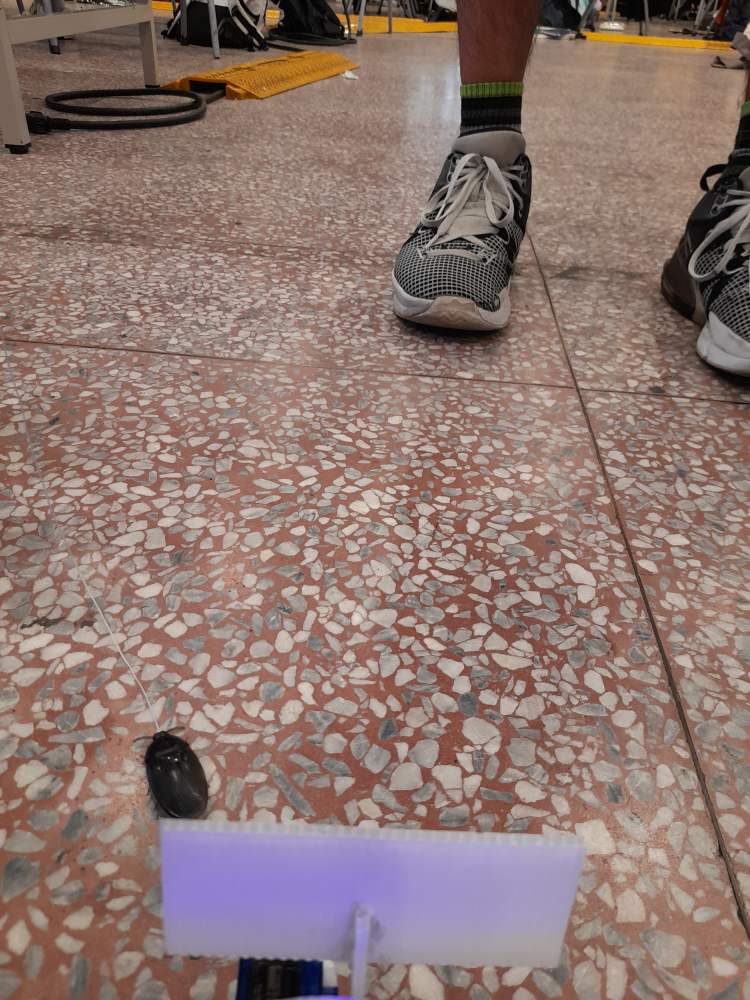
#> input picture data_imgs/pos/img10.jpg, 3000 x 4000 px, given in place of img10.jpg.jpg, which was not available (shown at 1/4 size)
$ python ellipse.py ../data_imgs/pos/img10.jpg
#> lines starting #> are read from the running program, lines starting #| are printed output that depends on the picture; after the words box and inside, x2 and y2 are one past the last pixel; in counts of white or black regions, pixels touching at a corner belong together; pictures that were not available may be replaced by others from this repository, and a replacement may not be noted
### recognizer_py/utils.py
import os
import sys
import cv2
import numpy as np
import matplotlib.pyplot as plt


def brown_filter(img_path, resize_to):
    image = cv2.imread(img_path)
    if image is None:
        raise FileNotFoundError(f"Failed to read image: {img_path}")
    image = cv2.resize(image, resize_to)

    hsv = cv2.cvtColor(image, cv2.COLOR_BGR2HSV)
    # lower_blue = np.array([90, 50, 50])
    # upper_blue = np.array([130, 255, 255])

    lower_brown = np.array([5, 0, 0])
    upper_brown = np.array([70, 255, 60])

    mask = cv2.inRange(hsv, lower_brown, upper_brown)
    result = cv2.bitwise_and(image, image, mask=mask)

    # save img
    cv2.imwrite('brown_filter_result.png', mask)
    return mask


# [12 lines that do not run on import are left out]

### recognizer_py/ellipse.py
import sys
import cv2
import numpy as np
import matplotlib.pyplot as plt
import utils

def find_ellipse(img_path, resize_to):
#> called with resize_to = (256, 512)
    image = cv2.imread(img_path)
#> image is the input picture: shape (4000, 3000, 3); mean B, G, R 112.4, 119.1, 141.4
    if image is None:
        raise FileNotFoundError(f"Failed to read image: {img_path}")
    image = cv2.resize(image, resize_to)
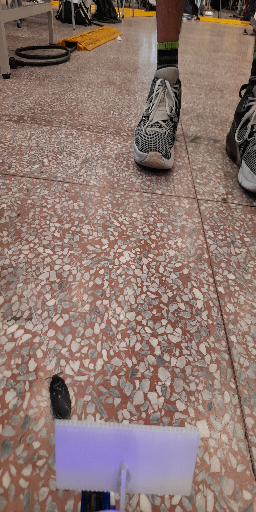
#> image: shape (512, 256, 3); mean B, G, R 112.2, 118.9, 141.2

    brown_mask = utils.brown_filter(img_path, resize_to=resize_to)
#> in brown_filter, `hsv = cv2.cvtColor(image, cv2.COLOR_BGR2HSV)`: hsv: shape (512, 256, 3); mean H, S, V 21.3, 64.1, 143.9
#> in brown_filter, `mask = cv2.inRange(hsv, lower_brown, upper_brown)`:
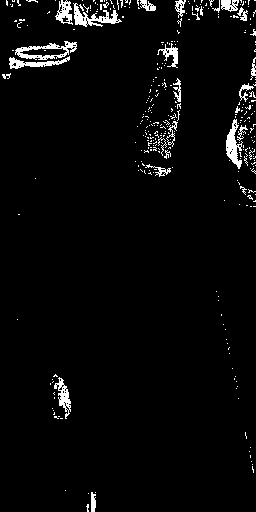
#> mask: shape (512, 256); 3.4% white; 331 white regions (305 under 20 px), largest, box (x1, y1, x2, y2) and area: (15, 41, 77, 60) 455, (73, 3, 122, 27) 436, (226, 119, 243, 169) 393
#> in brown_filter, `result = cv2.bitwise_and(image, image, mask=mask)`:
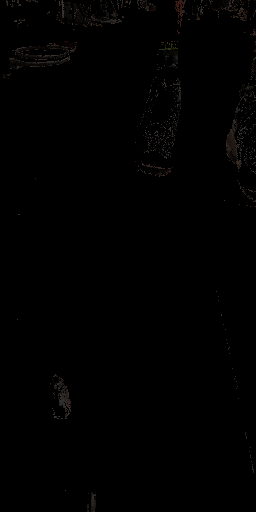
#> result: shape (512, 256, 3); mean B, G, R 0.7, 0.8, 1

    # Apply Gaussian blur
    blurred = cv2.GaussianBlur(brown_mask, (5, 5), 0)
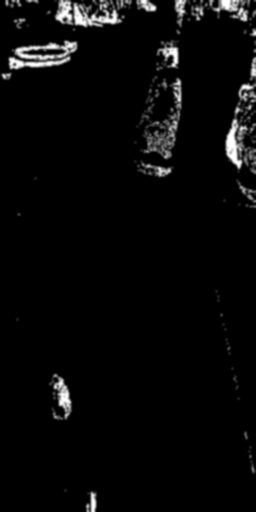
#> blurred: shape (512, 256); min 0, max 255, mean 8.8
    plt.imshow(cv2.cvtColor(blurred, cv2.COLOR_BGR2RGB))
    plt.axis('off')
    plt.show()

    # Edge detection
    edges = cv2.Canny(blurred, 50, 150)
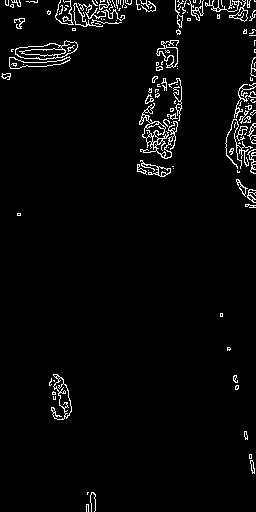
#> edges: shape (512, 256); 3.3% white in thin lines or dots

    # Find contours
    contours, _ = cv2.findContours(edges, cv2.RETR_EXTERNAL, cv2.CHAIN_APPROX_SIMPLE)
#> contours = 135 contours, 110 with area under 20; largest, box (x1, y1, x2, y2) and area: (15, 40, 78, 60) 728, (139, 103, 178, 159) 554, (51, 374, 72, 420) 373, (9, 56, 71, 69) 301, (156, 40, 179, 68) 234

    largest_ellipse = None
    max_area = 0

    for contour in contours:
        if len(contour) >= 5:  # fitEllipse requires at least 5 points
            ellipse = cv2.fitEllipse(contour)
            (center, axes, angle) = ellipse
            area = np.pi * (axes[0]/2) * (axes[1]/2)  # approximate ellipse area
            # if area > max_area:
            #     max_area = area
            #     largest_ellipse = ellipse
            if (area > 300 and area < 1500):
                if (axes[0] > 30 or axes[1] > 30):
                    continue
                if (center[0] < (image.shape[0] * 3 / 10)):
                    continue
                if (center[0] > (image.shape[0] * 8.5 / 10)):
                    continue
                # cv2.ellipse(image, ellipse, (0, 255, 0), 2)
                if (area > max_area):
                    max_area = area
                    largest_ellipse = ellipse
#> this loop made 135 passes
#> (center, axes, angle, area) on passes 1, 2, 4, 6, 12, 13, 17, 18, 19, 24, 25, 26: ((87, 507.7), (3.28, 8.25), 0, 21.3), ((92.71, 501.9), (5.45, 21.6), 177.7, 92.4), ((252, 466.3), (3.5, 14.35), 171.2, 39.4), ((245.4, 434.8), (3.13, 9.54), 170.8, 23.41), ((235.1, 378.6), (4.3, 7.73), 167.9, 26.09), ((59.87, 399.7), (19.99, 41.19), 175.4, 646.5), ((249.7, 205.5), (2.88, 11.84), 96.62, 26.75), ((251.5, 195.3), (7.88, 12.92), 169.6, 79.95), ((242.4, 188.1), (6.2, 18.11), 146.6, 88.22), ((141.2, 169.2), (6.72, 11.41), 134.8, 60.2), ((154.2, 168.6), (10.67, 29.91), 107.8, 250.6), ((251.7, 160.3), (8.18, 22.14), 178.3, 142.2)
#> (angle, area, max_area, largest_ellipse) on pass 75: (115.1, 466, 466, ((170.7, 53.15), (24.11, 24.61), 115.1))
#> after the loop, max_area = 466

    if largest_ellipse is not None:
        cv2.ellipse(image, largest_ellipse, (0, 255, 0), 2)
    else:
        print("No valid ellipse found.")

    plt.imshow(cv2.cvtColor(image, cv2.COLOR_BGR2RGB))
    plt.axis('off')
    plt.show()
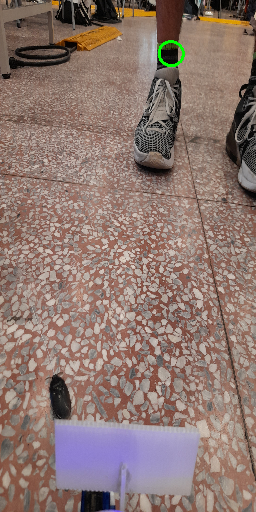
#> shown: shape (512, 256, 3); mean R, G, B 141.1, 119.2, 112.1

if __name__ == "__main__":
    if len(sys.argv) != 2:
        print("[ERROR] Please provide the filename (without extension) of the test image in data_imgs/pos/")
        sys.exit(1)

    HOG_SIZE = (256, 512)
    POS_DIR = 'data_imgs/pos'
    NEG_DIR = 'data_imgs/neg'
    MODEL_PATH = 'hog_color_svm.pkl'
    TEST_IMAGE = f"data_imgs/pos/{sys.argv[1]}.jpg"

    find_ellipse(TEST_IMAGE, resize_to=HOG_SIZE)

$ run again, on data_imgs/pos/img14.jpg
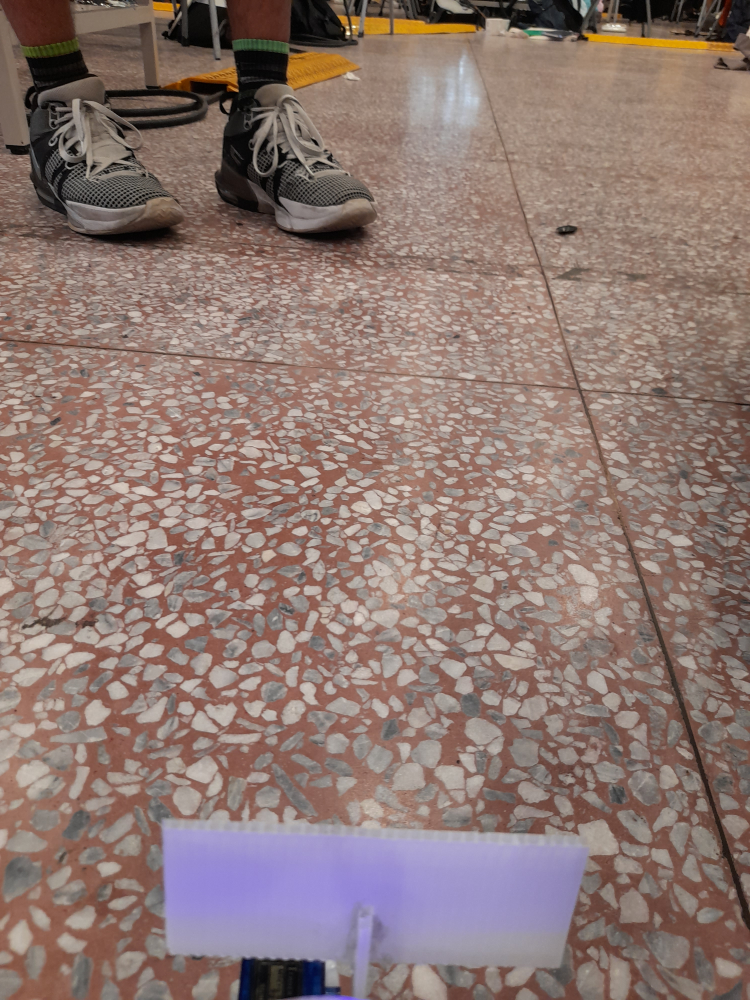
#> input picture data_imgs/pos/img14.jpg, 3000 x 4000 px, given in place of img14.jpg.jpg, which was not available (shown at 1/4 size)
#> in find_ellipse, image is the input picture: shape (4000, 3000, 3); mean B, G, R 114.6, 120.5, 141.6
#> image: shape (512, 256, 3)
#> hsv: shape (512, 256, 3); mean H, S, V 20.8, 61.5, 144.4
#> in brown_filter, `mask = cv2.inRange(hsv, lower_brown, upper_brown)`:
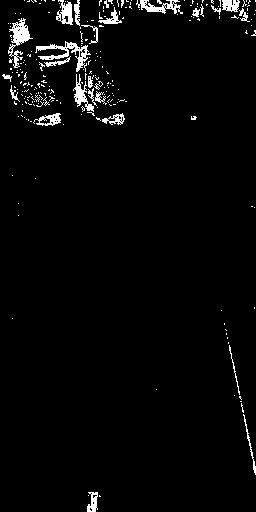
#> mask: shape (512, 256); 3.1% white; 235 white regions (209 under 20 px), largest, box (x1, y1, x2, y2) and area: (35, 41, 91, 72) 492, (8, 18, 33, 68) 446, (136, 0, 183, 14) 298
#> in find_ellipse, `edges = cv2.Canny(blurred, 50, 150)`:
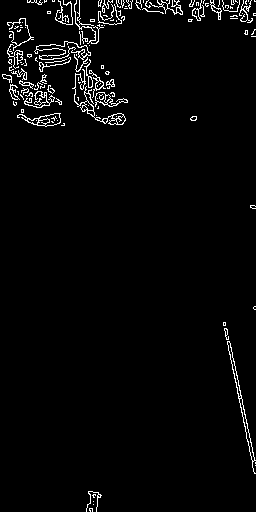
#> edges: shape (512, 256); 2.8% white in thin lines or dots
#> contours = 129 contours, 106 with area under 20; largest, box (x1, y1, x2, y2) and area: (227, 341, 256, 474) 331, (72, 69, 126, 125) 285, (17, 113, 61, 127) 275, (95, 92, 128, 107) 170, (149, 0, 183, 15) 81
#> the loop in find_ellipse, `for contour in contours:` made 129 passes
#> (center, axes, angle, area) on passes 5, 8, 9, 14, 16, 20, 25, 26: ((92.76, 500.4), (13.89, 21.57), 10.29, 235.3), ((242.7, 411.6), (3.78, 161.8), 168.3, 480.6), ((226.1, 333.1), (3.45, 12.57), 169.7, 34.06), ((193.4, 118), (4.79, 6.95), 73.64, 26.15), ((41.22, 118.2), (13.87, 41.65), 96.34, 453.7), ((58.3, 101.3), (3.63, 8.73), 124.7, 24.89), ((108.1, 99.29), (13.12, 31.83), 91.06, 328), ((29.14, 94.33), (4.29, 7.16), 89.49, 24.15)
#> after the loop in find_ellipse, `for contour in contours:`: max_area = 0

$ run again, on data_imgs/pos/img16.jpg
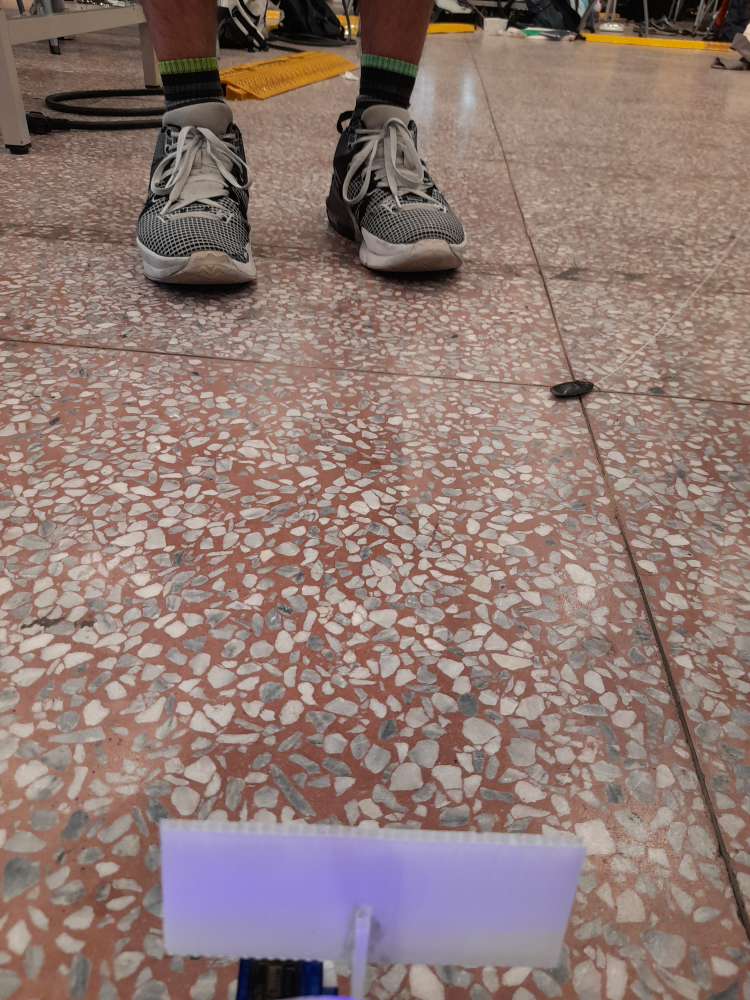
#> input picture data_imgs/pos/img16.jpg, 3000 x 4000 px, given in place of img16.jpg.jpg, which was not available (shown at 1/4 size)
#> in find_ellipse, image is the input picture: shape (4000, 3000, 3); mean B, G, R 115.5, 121.4, 143.1
#> image: shape (512, 256, 3)
#> hsv: shape (512, 256, 3); mean H, S, V 20.7, 62.3, 146
#> in brown_filter, `mask = cv2.inRange(hsv, lower_brown, upper_brown)`:
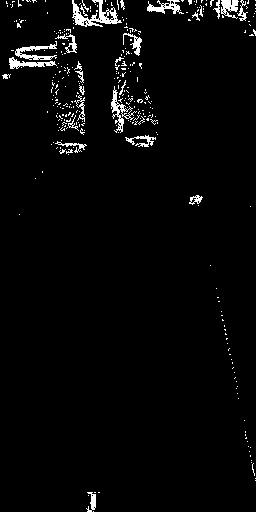
#> mask: shape (512, 256); 3% white in thin lines or dots
#> in find_ellipse, `edges = cv2.Canny(blurred, 50, 150)`:
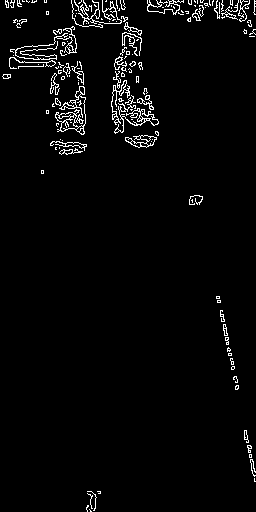
#> edges: shape (512, 256); 3.1% white in thin lines or dots
#> contours = 147 contours, 126 with area under 20; largest, box (x1, y1, x2, y2) and area: (55, 86, 86, 135) 458, (114, 95, 159, 134) 214, (125, 135, 157, 148) 198, (78, 0, 122, 25) 114, (111, 80, 130, 125) 106
#> the loop in find_ellipse, `for contour in contours:` made 147 passes
#> (center, axes, angle, area) on passes 3, 5, 7, 9, 10, 17, 18, 19: ((92.73, 502.9), (6.54, 19.2), 154.1, 98.56), ((88.83, 501.4), (14.6, 21.96), 1.06, 251.8), ((252.4, 467.1), (3.6, 17.28), 169.6, 48.83), ((249, 447.4), (3.91, 9.39), 176, 28.85), ((245.5, 436.1), (4.24, 13.04), 169.2, 43.41), ((226.5, 338.3), (3.11, 12.22), 176.3, 29.82), ((224.9, 330.4), (3.45, 15.19), 171.3, 41.18), ((221.8, 315.9), (3.51, 12.8), 171.3, 35.32)
#> after the loop in find_ellipse, `for contour in contours:`: max_area = 0
